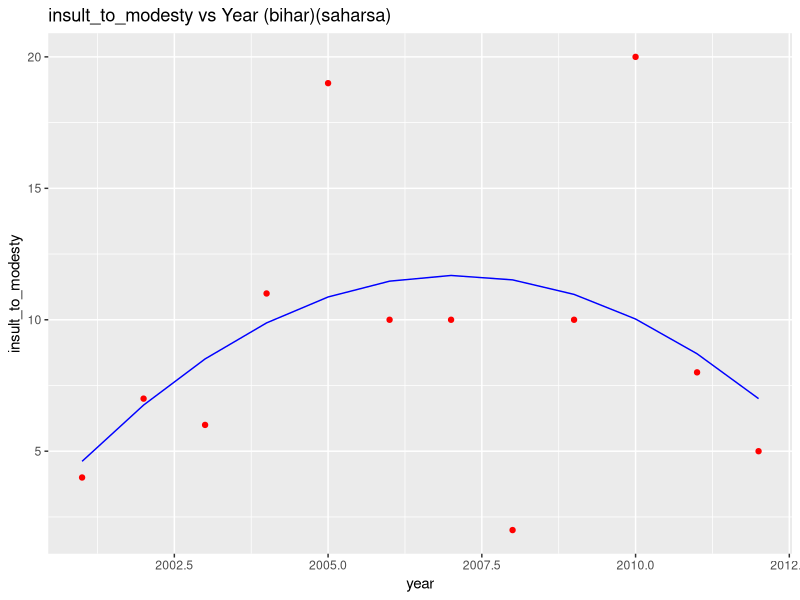

Here is the R script that generated this plot:
# Polynomial Regression

# Importing the dataset
#setwd('C:/Users/DUCS/Desktop/fff/dm project/dm project')
dataset = read.csv('crime.csv')
# Splitting the dataset into the Training set and Test set
# install.packages('caTools')
library(caTools)
set.seed(123)
col<-dataset[,2]
colo.fac<-factor(col)
colo.fac
colo.fac<-as.numeric(colo.fac)
colo.fac
colo.fac<-as.factor(colo.fac)

dataset[,2]<-colo.fac

col<-dataset[,3]
colo.fac<-factor(col)
colo.fac
colo.fac<-as.numeric(colo.fac)
colo.fac
colo.fac<-as.factor(colo.fac)

dataset[,3]<-colo.fac


for(i in 1:length(dataset[,5]))
{ for(j in 5:11)
  if(dataset[i,j]=="NaN")
  {
    dataset[i,j]<-round(mean(dataset[,j],na.rm = TRUE),2)
  }
  
  
}

model_set=data.frame()
model_set = dataset[,2:4]
model_set<-cbind(model_set,dataset[,9])
model_set[,5]<-model_set[,3]*model_set[,3]
model_set[,6]<-model_set[,3]^3
model_set[,7]<-model_set[,3]^4

#model_set<-cbind(training_set,dataset[,2])



train_set<-data.frame()
for(i in 1:length(model_set[,1]))
{   
  if(model_set[i,1]==5)
  {train_set<- rbind(train_set,model_set[i,])
  }
  
}

train_set=train_set[,-1]

names(train_set)[3]<-"insult_to_modesty"









poly_reg = lm(formula = insult_to_modesty  ~ .,
              data = train_set)
summary(poly_reg)




training1_set<-data.frame()

for(i in 1:length(train_set[,1]))
{   
  if(train_set[i,1]==852)
  {training1_set<- rbind(training1_set,train_set[i,])
  }
  
}
training1_set<-training1_set[,-1]
poly_reg = lm(formula = insult_to_modesty ~ .,
              data = training1_set)

# Visualising the Linear Regression results
# install.packages('ggplot2')


# Visualising the Polynomial Regression results
# install.packages('ggplot2')
library(ggplot2)
ggplot() +
  geom_point(aes(x = training1_set$Year, y = training1_set$insult_to_modesty),
             colour = 'red') +
  geom_line(aes(x = training1_set$Year, y = predict(poly_reg, newdata = training1_set)),
            colour = 'blue') +
  ggtitle('insult_to_modesty vs Year (bihar)(saharsa)') +
  xlab('year') +
  ylab('insult_to_modesty')

#test_set

test_set<-data.frame("Year"<-c(2016,2017,2018,2019))
names(test_set)[1]<-"Year"
test_set$V5<-test_set$Year^2
test_set$V6<-test_set$Year^3
test_set$V7<-test_set$Year^4

pred<-predict(poly_reg,test_set)
test_set$crulity_by_husband<-pred
write.csv(test_set,"insult_to_modesty_bihar(sahara).csv")
